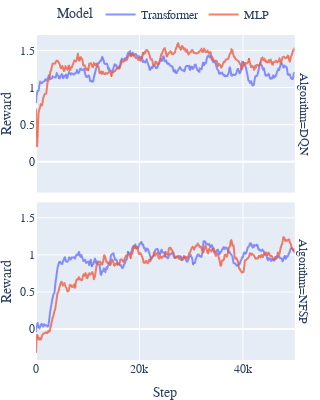

This figure's notebook cell:
### Code cell
fig_random = plot_performance_vs_random_agent(df, moving_average_step=20);
fig_random.write_image('./plots/performance_against_random_agent.pdf')

### Figure 1 — Plotly figure (JSON) as saved in the notebook; plotly's stock layout.template omitted (floating-point values rounded to 4 significant figures; data arrays with more than 128 entries replaced by an {"elided": "..."} marker saying what was removed)
{"data": [{"hovertemplate": "Model=Transformer<br>Algorithm=DQN<br>Step=%{x}<br>Reward=%{y}<extra></extra>", "legendgroup": "Transformer", "line": {"color": "#636efa", "dash": "solid"}, "marker": {"symbol": "circle"}, "mode": "lines", "name": "Transformer", "opacity": 0.75, "showlegend": true, "type": "scattergl", "x": {"elided": "501 int values"}, "xaxis": "x2", "y": {"elided": "501 float values"}, "yaxis": "y2"}, {"hovertemplate": "Model=Transformer<br>Algorithm=NFSP<br>Step=%{x}<br>Reward=%{y}<extra></extra>", "legendgroup": "Transformer", "line": {"color": "#636efa", "dash": "solid"}, "marker": {"symbol": "circle"}, "mode": "lines", "name": "Transformer", "opacity": 0.75, "showlegend": false, "type": "scattergl", "x": {"elided": "501 int values"}, "xaxis": "x", "y": {"elided": "501 float values"}, "yaxis": "y"}, {"hovertemplate": "Model=MLP<br>Algorithm=DQN<br>Step=%{x}<br>Reward=%{y}<extra></extra>", "legendgroup": "MLP", "line": {"color": "#EF553B", "dash": "solid"}, "marker": {"symbol": "circle"}, "mode": "lines", "name": "MLP", "opacity": 0.75, "showlegend": true, "type": "scattergl", "x": {"elided": "501 int values"}, "xaxis": "x2", "y": {"elided": "501 float values"}, "yaxis": "y2"}, {"hovertemplate": "Model=MLP<br>Algorithm=NFSP<br>Step=%{x}<br>Reward=%{y}<extra></extra>", "legendgroup": "MLP", "line": {"color": "#EF553B", "dash": "solid"}, "marker": {"symbol": "circle"}, "mode": "lines", "name": "MLP", "opacity": 0.75, "showlegend": false, "type": "scattergl", "x": {"elided": "501 int values"}, "xaxis": "x", "y": {"elided": "501 float values"}, "yaxis": "y"}], "layout": {"annotations": [{"font": {}, "showarrow": false, "text": "Algorithm=NFSP", "textangle": 90, "x": 0.98, "xanchor": "left", "xref": "paper", "y": 0.2425, "yanchor": "middle", "yref": "paper"}, {"font": {}, "showarrow": false, "text": "Algorithm=DQN", "textangle": 90, "x": 0.98, "xanchor": "left", "xref": "paper", "y": 0.7575, "yanchor": "middle", "yref": "paper"}], "font": {"family": "Computer Modern"}, "height": 400, "legend": {"orientation": "h", "title": {"text": "Model"}, "tracegroupgap": 0, "x": 0.9, "xanchor": "right", "y": 1.02, "yanchor": "bottom"}, "margin": {"b": 0, "l": 0, "r": 20, "t": 0}, "width": 300, "xaxis": {"anchor": "y", "domain": [0, 0.98], "title": {"text": "Step"}}, "xaxis2": {"anchor": "y2", "domain": [0, 0.98], "matches": "x", "showticklabels": false}, "yaxis": {"anchor": "x", "domain": [0, 0.485], "title": {"standoff": 10, "text": "Reward"}}, "yaxis2": {"anchor": "x2", "domain": [0.515, 1], "matches": "y", "title": {"standoff": 10, "text": "Reward"}}}}
